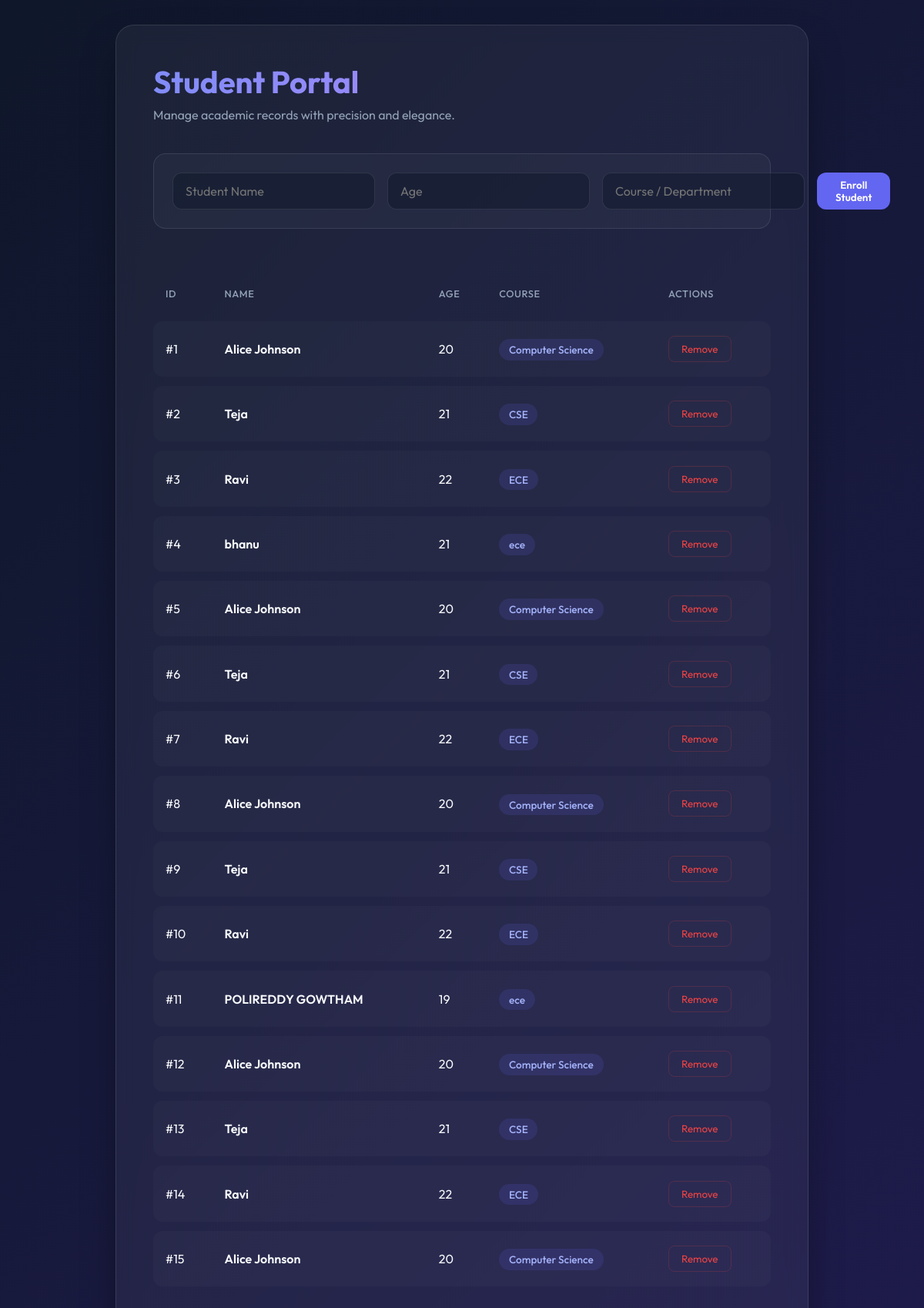
The page / on the database its author committed.
### models.py (models this page shows)
class Student(Base):
    __tablename__ = "students"
    id = Column(Integer, primary_key=True, index=True)
    name = Column(String)
    age = Column(Integer)
    course = Column(String)

### app.py (the view)
@app.route('/')
def index():
    db = SessionLocal()
    try:
        students = db.query(Student).all()
        return render_template('index.html', students=students)
    finally:
        db.close()

### templates/index.html (shortened to what this page needs)
<!DOCTYPE html>
<html lang="en">
<head>
    <link rel="stylesheet" href="{{ url_for('static', filename='css/style.css') }}">
</head>
<body>
    <div class="container">
        <header>
            <h1>Student Portal</h1>
            <p class="subtitle">Manage academic records with precision and elegance.</p>
        </header>
        <section class="add-student">
            <form action="{{ url_for('add') }}" method="POST">
                <input type="text" name="name" placeholder="Student Name" required>
                <input type="number" name="age" placeholder="Age" required>
                <input type="text" name="course" placeholder="Course / Department" required>
                <button type="submit" class="add-btn">Enroll Student</button>
            </form>
        </section>
        <section class="table-container">
            <table>
                <thead>
                    <tr>
                        <th>ID</th>
                        <th>Name</th>
                        <th>Age</th>
                        <th>Course</th>
                        <th>Actions</th>
                    </tr>
                </thead>
                <tbody>
                    {% for student in students %}
                    <tr class="student-row">
                        <td>#{{ student.id }}</td>
                        <td style="font-weight: 600;">{{ student.name }}</td>
                        <td>{{ student.age }}</td>
                        <td><span class="course-badge">{{ student.course }}</span></td>
                        <td>
                            <form action="{{ url_for('delete', student_id=student.id) }}" method="POST" style="background: none; padding: 0; margin: 0; border: none; display: inline;">
                                <button type="submit" class="delete-btn">Remove</button>
                            </form>
                        </td>
                    </tr>
                    {% endfor %}
                </tbody>
            </table>
        </section>
    </div>
</body>
</html>

### static/css/style.css (style rules this page uses)
:root { --primary: #6366f1; --primary-hover: #4f46e5; --bg-gradient: linear-gradient(135deg, #0f172a 0%, #1e1b4b 100%); --card-bg: rgba(255, 255, 255, 0.05); --card-border: rgba(255, 255, 255, 0.1); --text-main: #f8fafc; --text-dim: #94a3b8; --accent-red: #ef4444; --accent-green: #10b981; }
* { margin: 0; padding: 0; box-sizing: border-box; font-family: 'Outfit', sans-serif; }
body { background: var(--bg-gradient); color: var(--text-main); min-height: 100vh; display: flex; justify-content: center; align-items: center; padding: 2rem; }
.container { width: 100%; max-width: 900px; background: var(--card-bg); backdrop-filter: blur(12px); border: 1px solid var(--card-border); border-radius: 24px; padding: 3rem; box-shadow: 0 25px 50px -12px rgba(0, 0, 0, 0.5); animation: fadeIn 0.8s ease-out; }
h1 { font-size: 2.5rem; font-weight: 700; margin-bottom: 0.5rem; background: linear-gradient(to right, #818cf8, #c084fc); -webkit-background-clip: text; -webkit-text-fill-color: transparent; }
.subtitle { color: var(--text-dim); margin-bottom: 2.5rem; }
form { display: grid; grid-template-columns: 1fr 1fr 1fr auto; gap: 1rem; margin-bottom: 3rem; background: rgba(255, 255, 255, 0.03); padding: 1.5rem; border-radius: 16px; border: 1px solid var(--card-border); }
input { background: rgba(15, 23, 42, 0.5); border: 1px solid var(--card-border); border-radius: 12px; padding: 0.8rem 1rem; color: white; font-size: 1rem; transition: all 0.3s ease; }
button.add-btn { background: var(--primary); color: white; border: none; border-radius: 12px; padding: 0 1.5rem; font-weight: 600; cursor: pointer; transition: all 0.3s ease; }
.table-container { overflow-x: auto; }
table { width: 100%; border-collapse: separate; border-spacing: 0 0.8rem; }
th { text-align: left; padding: 1rem; color: var(--text-dim); font-weight: 500; text-transform: uppercase; font-size: 0.8rem; letter-spacing: 0.05em; }
tr.student-row { background: rgba(255, 255, 255, 0.02); transition: all 0.3s ease; }
td { padding: 1.2rem 1rem; }
td:first-child { border-top-left-radius: 12px; border-bottom-left-radius: 12px; }
td:last-child { border-top-right-radius: 12px; border-bottom-right-radius: 12px; }
.course-badge { background: rgba(99, 102, 241, 0.15); color: #a5b4fc; padding: 0.3rem 0.8rem; border-radius: 20px; font-size: 0.85rem; font-weight: 500; }
.delete-btn { background: transparent; color: var(--accent-red); border: 1px solid rgba(239, 68, 68, 0.2); padding: 0.5rem 1rem; border-radius: 8px; cursor: pointer; transition: all 0.3s ease; }

### rows shown on the page
Student: id "1", name "Alice Johnson", age "20", course "Computer Science"
Student: id "2", name "Teja", age "21", course "CSE"
Student: id "3", name "Ravi", age "22", course "ECE"
Student: id "4", name "bhanu", age "21", course "ece"
Student: id "5", name "Alice Johnson", age "20", course "Computer Science"
Student: id "6", name "Teja", age "21", course "CSE"
Student: id "7", name "Ravi", age "22", course "ECE"
Student: id "8", name "Alice Johnson", age "20", course "Computer Science"
Student: id "9", name "Teja", age "21", course "CSE"
Student: id "10", name "Ravi", age "22", course "ECE"
Student: id "11", name "POLIREDDY GOWTHAM", age "19", course "ece"
Student: id "12", name "Alice Johnson", age "20", course "Computer Science"
Student: id "13", name "Teja", age "21", course "CSE"
Student: id "14", name "Ravi", age "22", course "ECE"
Student: id "15", name "Alice Johnson", age "20", course "Computer Science"
